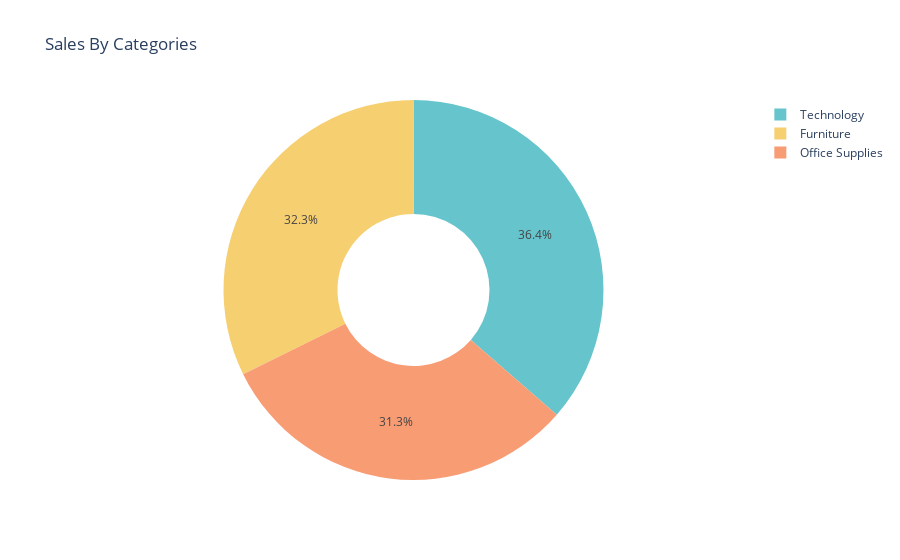

The notebook cell this image was saved under:
### Code cell
# names = What the slices are called (labels)
# 🔵 values = How big each slice is (size)
fig=px.pie(sales_by_category,
          names="Category",
          values="Sales",
           hole=0.4,
          title="Sales By Categories",
          color_discrete_sequence=px.colors.qualitative.Pastel)
fig.show()

### Figure 1 — Plotly figure (JSON) as saved in the notebook; plotly's stock layout.template omitted (floating-point values rounded to 4 significant figures)
{"data": [{"domain": {"x": [0, 1], "y": [0, 1]}, "hole": 0.4, "hovertemplate": "Category=%{label}<br>Sales=%{value}<extra></extra>", "labels": ["Furniture", "Office Supplies", "Technology"], "legendgroup": "", "name": "", "showlegend": true, "type": "pie", "values": [742000.0, 719000.0, 836200.0]}], "layout": {"autosize": true, "legend": {"tracegroupgap": 0}, "piecolorway": ["rgb(102, 197, 204)", "rgb(246, 207, 113)", "rgb(248, 156, 116)", "rgb(220, 176, 242)", "rgb(135, 197, 95)", "rgb(158, 185, 243)", "rgb(254, 136, 177)", "rgb(201, 219, 116)", "rgb(139, 224, 164)", "rgb(180, 151, 231)", "rgb(179, 179, 179)"], "title": {"text": "Sales By Categories"}}}
